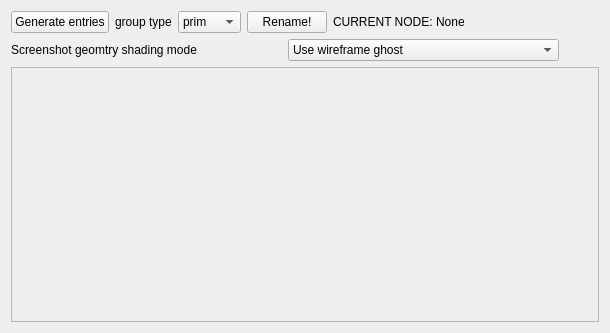
<?xml version="1.0" encoding="UTF-8"?>
<ui version="4.0">
 <class>Frame</class>
 <widget class="QFrame" name="Frame">
  <property name="geometry">
   <rect>
    <x>0</x>
    <y>0</y>
    <width>610</width>
    <height>333</height>
   </rect>
  </property>
  <property name="windowTitle">
   <string>Frame</string>
  </property>
  <layout class="QVBoxLayout" name="verticalLayout">
   <item>
    <layout class="QHBoxLayout" name="horizontalLayout">
     <item>
      <widget class="QPushButton" name="generateEntries">
       <property name="sizePolicy">
        <sizepolicy hsizetype="Maximum" vsizetype="Fixed">
         <horstretch>0</horstretch>
         <verstretch>0</verstretch>
        </sizepolicy>
       </property>
       <property name="text">
        <string>Generate entries</string>
       </property>
      </widget>
     </item>
     <item>
      <widget class="QLabel" name="typeSelectLabel">
       <property name="text">
        <string>group type</string>
       </property>
      </widget>
     </item>
     <item>
      <widget class="QComboBox" name="typeSelectBox">
       <item>
        <property name="text">
         <string>prim</string>
        </property>
       </item>
       <item>
        <property name="text">
         <string>point</string>
        </property>
       </item>
       <item>
        <property name="text">
         <string>edge</string>
        </property>
       </item>
       <item>
        <property name="text">
         <string>vertex</string>
        </property>
       </item>
      </widget>
     </item>
     <item>
      <widget class="QPushButton" name="renameButton">
       <property name="text">
        <string>Rename!</string>
       </property>
      </widget>
     </item>
     <item>
      <widget class="QLabel" name="currentNodeButton">
       <property name="text">
        <string>CURRENT NODE: None</string>
       </property>
      </widget>
     </item>
     <item>
      <spacer name="horizontalSpacer">
       <property name="orientation">
        <enum>Qt::Horizontal</enum>
       </property>
       <property name="sizeHint" stdset="0">
        <size>
         <width>40</width>
         <height>20</height>
        </size>
       </property>
      </spacer>
     </item>
    </layout>
   </item>
   <item>
    <layout class="QHBoxLayout" name="horizontalLayout_3">
     <item>
      <widget class="QLabel" name="label">
       <property name="text">
        <string>Screenshot geomtry shading mode</string>
       </property>
      </widget>
     </item>
     <item>
      <widget class="QComboBox" name="shadingModeComboBox">
       <property name="autoFillBackground">
        <bool>false</bool>
       </property>
       <item>
        <property name="text">
         <string>Use wireframe ghost</string>
        </property>
       </item>
       <item>
        <property name="text">
         <string>Keep viewport shading mode</string>
        </property>
       </item>
      </widget>
     </item>
     <item>
      <spacer name="horizontalSpacer_2">
       <property name="orientation">
        <enum>Qt::Horizontal</enum>
       </property>
       <property name="sizeType">
        <enum>QSizePolicy::Preferred</enum>
       </property>
       <property name="sizeHint" stdset="0">
        <size>
         <width>40</width>
         <height>20</height>
        </size>
       </property>
      </spacer>
     </item>
    </layout>
   </item>
   <item>
    <widget class="QScrollArea" name="scrollArea">
     <property name="widgetResizable">
      <bool>true</bool>
     </property>
     <widget class="QWidget" name="scrollAreaWidgetContents">
      <property name="geometry">
       <rect>
        <x>0</x>
        <y>0</y>
        <width>590</width>
        <height>254</height>
       </rect>
      </property>
     </widget>
    </widget>
   </item>
  </layout>
 </widget>
 <resources/>
 <connections/>
</ui>
